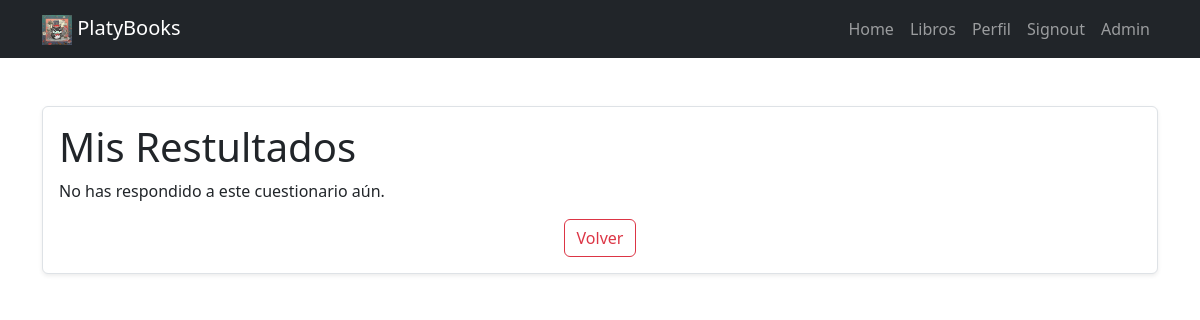
The page /quiz_result/2 (signed in) on the database as committed earlier.
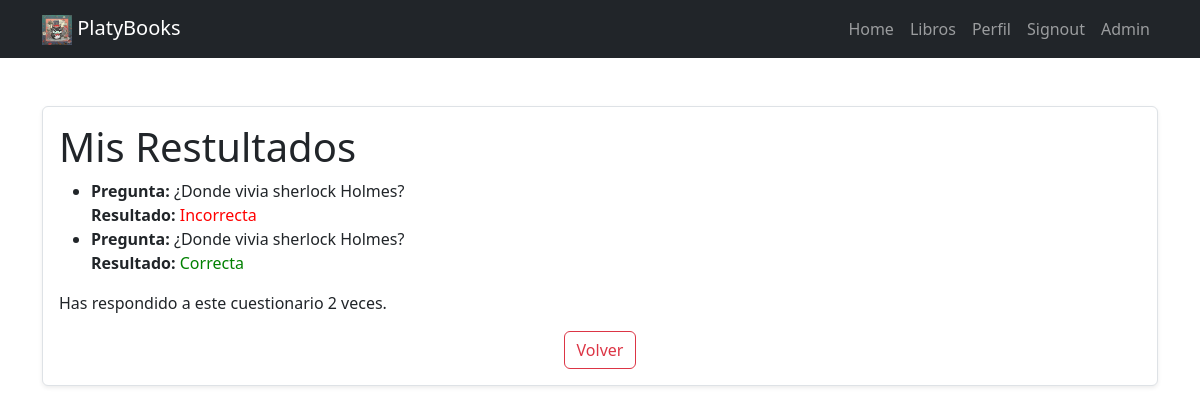
The same page on the database as committed later.
### tasks/models.py (models this page shows, shortened)
class UserQuizResponse(models.Model):
    user = models.ForeignKey(User, on_delete=models.CASCADE, related_name="quiz_responses")
    quiz = models.ForeignKey(Quiz, on_delete=models.CASCADE, related_name="user_responses")
    answer = models.ForeignKey(Answer, on_delete=models.CASCADE)
    is_correct = models.BooleanField(default=False)
    date_submitted = models.DateTimeField(auto_now_add=True)

class Quiz(models.Model):
    book = models.ForeignKey(Book, on_delete=models.CASCADE, related_name="quizzes")
    question = models.TextField()
    response_count = models.IntegerField(default=0)

### tasks/views.py (the view)
# urls.py: path('quiz_result/<int:quiz_id>', views.quiz_result, name='quiz_result'),
@login_required
def quiz_result(request, quiz_id):
    responses = UserQuizResponse.objects.filter(quiz_id=quiz_id, user=request.user)
    return render(request, 'quiz_result.html', {'responses': responses})

### tasks/templates/quiz_result.html
{% extends 'base.html' %}
{% block content %}
<main class="container py-5">
    <section class="card card-body border rounded shadow-sm">
        <h1>Mis Restultados</h1>
        {% if responses %}
            <ul>
                {% for response in responses %}
                    <li>
                        <strong>Pregunta:</strong> {{ response.quiz.question }}<br>
                        <strong>Resultado:</strong>
                        {% if response.is_correct %}
                            <span style="color: green;">Correcta</span>
                        {% else %}
                            <span style="color: red;">Incorrecta</span>
                        {% endif %}
                    </li>
                {% endfor %}
            </ul>
            <p>Has respondido a este cuestionario {{ responses.count }} veces.</p>
        {% else %}
            <p>No has respondido a este cuestionario aún.</p>
        {% endif %}
        <div class="text-center">
            <a href="/buscar-libros" class="btn btn-outline-danger">
                Volver
            </a>
        </div>
    </section>
</main>
{% endblock %}

Rows that differ between the two databases and show on the page:
added UserQuizResponse: quiz.question "¿Donde vivia sherlock Holmes?", is_correct "Incorrecta"
added UserQuizResponse: quiz.question "¿Donde vivia sherlock Holmes?", is_correct "Correcta"
Other text that changed with them:
{{ responses.count }}: (not shown) → "2"
text no longer shown: "No has respondido a este cuestionario aún."
text now shown: "Has respondido a este cuestionario veces."
